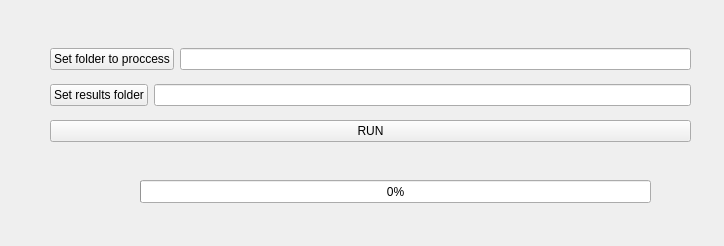
<?xml version="1.0" encoding="UTF-8"?>
<ui version="4.0">
 <class>MainWindow</class>
 <widget class="QMainWindow" name="MainWindow">
  <property name="geometry">
   <rect>
    <x>0</x>
    <y>0</y>
    <width>724</width>
    <height>246</height>
   </rect>
  </property>
  <property name="windowTitle">
   <string>MainWindow</string>
  </property>
  <widget class="QWidget" name="centralwidget">
   <widget class="QWidget" name="verticalLayoutWidget">
    <property name="geometry">
     <rect>
      <x>50</x>
      <y>40</y>
      <width>641</width>
      <height>111</height>
     </rect>
    </property>
    <layout class="QVBoxLayout" name="verticalLayout">
     <item>
      <layout class="QHBoxLayout" name="horizontalLayout">
       <item>
        <widget class="QPushButton" name="proccess_folder_button">
         <property name="text">
          <string>Set folder to proccess</string>
         </property>
        </widget>
       </item>
       <item>
        <widget class="QLineEdit" name="proccess_folder_text"/>
       </item>
      </layout>
     </item>
     <item>
      <layout class="QHBoxLayout" name="horizontalLayout_2">
       <item>
        <widget class="QPushButton" name="results_folder_button">
         <property name="text">
          <string>Set results folder</string>
         </property>
        </widget>
       </item>
       <item>
        <widget class="QLineEdit" name="results_folder_text"/>
       </item>
      </layout>
     </item>
     <item>
      <widget class="QPushButton" name="run_button">
       <property name="text">
        <string>RUN</string>
       </property>
      </widget>
     </item>
    </layout>
   </widget>
   <widget class="QProgressBar" name="progressBar">
    <property name="geometry">
     <rect>
      <x>140</x>
      <y>180</y>
      <width>511</width>
      <height>23</height>
     </rect>
    </property>
    <property name="value">
     <number>0</number>
    </property>
   </widget>
  </widget>
 </widget>
 <resources/>
 <connections/>
</ui>
